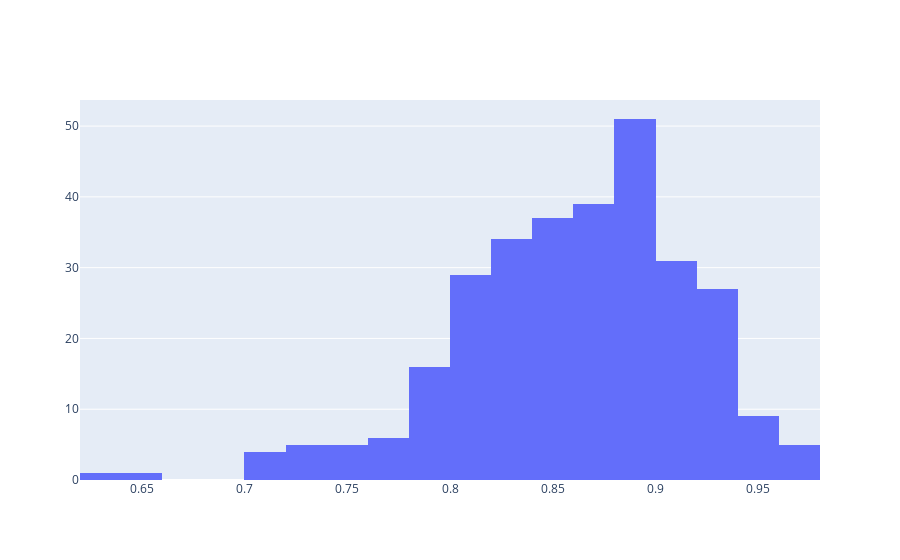

The cell this chart's notebook holds for it:
### Code cell
beta_rv = beta(a=30, b=5)
go.Figure(go.Histogram(x=beta_rv.rvs(300)))

### Figure 1 — Plotly figure (JSON) as saved in the notebook; plotly's stock layout.template omitted (floating-point values rounded to 4 significant figures; data arrays with more than 128 entries replaced by an {"elided": "..."} marker saying what was removed)
{"data": [{"type": "histogram", "x": {"elided": "300 float values"}}], "layout": {}}
